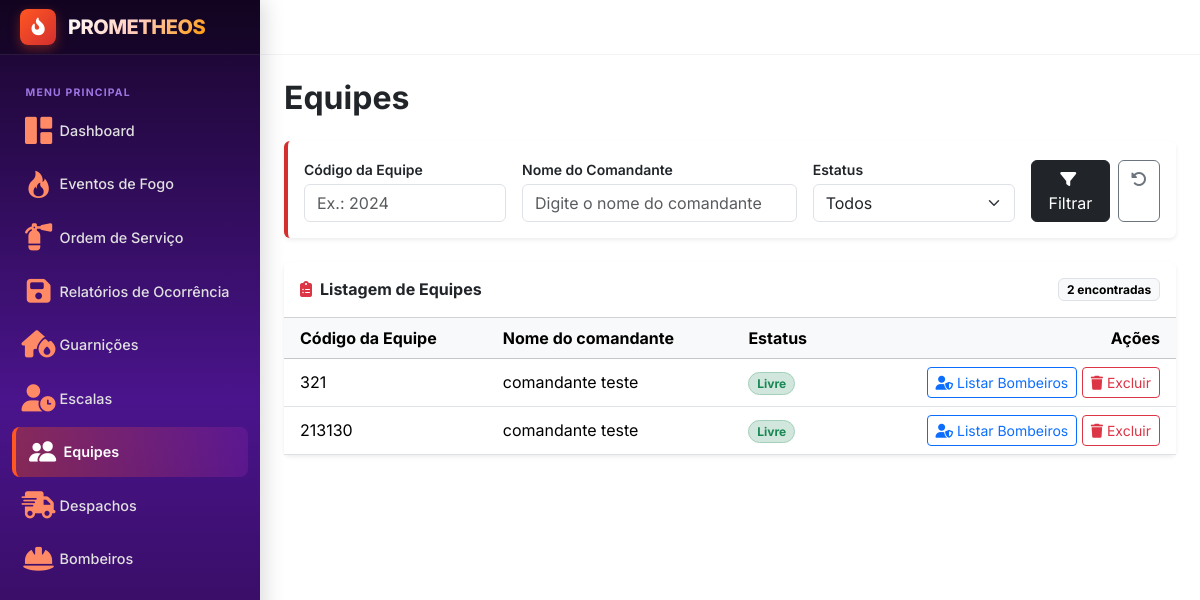
Before: /equipes with the older database file.
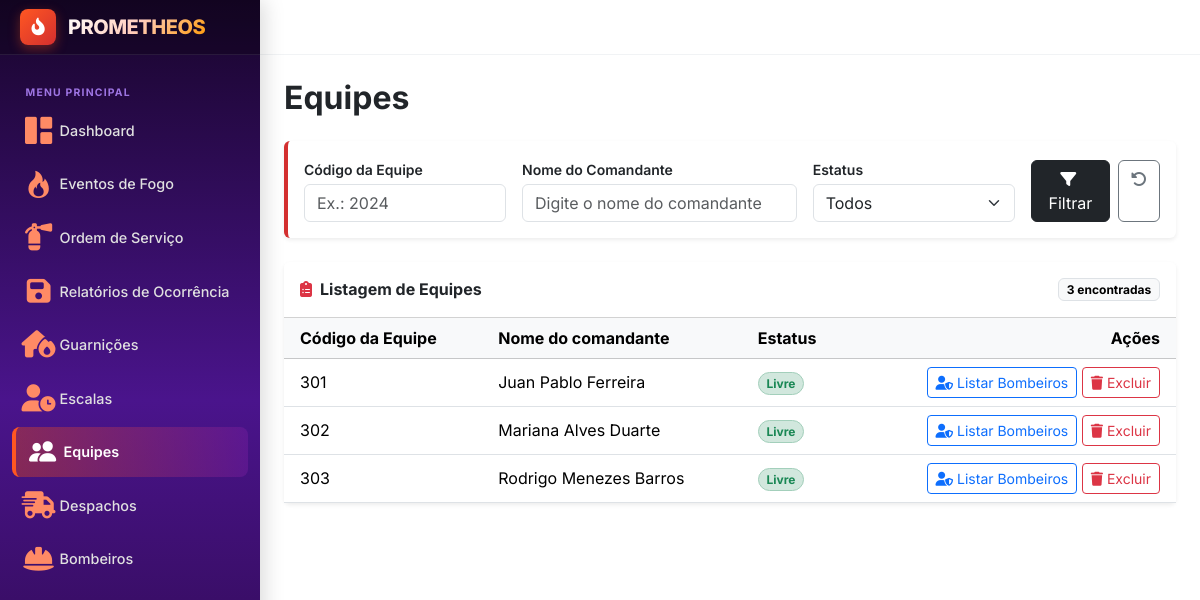
After: the same page with the newer database file.
### gestao/models.py (models this page shows, shortened)
class Equipe(models.Model):
    id = models.IntegerField(primary_key=True)
    codigo = models.IntegerField()
    estatus = models.CharField(choices=Estatus, default=Estatus.LIVRE)
    id_comandante = models.ForeignKey("usuario.Bombeiro", on_delete=models.PROTECT)
    @property
    def nomeComandante(self):
           if self.id_comandante:
                  return self.id_comandante.id_usuario.nome
           return None

### usuario/models.py (models this page shows, shortened)
class Bombeiro(models.Model):
    id_usuario = models.OneToOneField(Usuario, on_delete=models.CASCADE)
    id_equipe = models.ForeignKey(Equipe, on_delete=models.PROTECT, blank=True, null=True)
    id_escala = models.ForeignKey(Escala, on_delete=models.SET_NULL, null=True, blank=True, related_name="bombeiros")
    matricula = models.IntegerField(primary_key=True)
    estatus = models.CharField(choices=Estatus.choices, default=Estatus.LIVRE)
    proficiencia = models.CharField(choices=Proficiencia.choices, blank=True, null=True, default=None)

class Usuario(models.Model):
    class perfil(models.TextChoices):
        ADMIN = "ADMIN"
        SALA_SITUACAO = "SALA_SITUACAO"
        COMANDO = "COMANDO"
        COMBATENTE = "COMBATENTE"
    id = models.IntegerField(primary_key=True)
    nome = models.CharField(max_length=50)
    email = models.EmailField()
    perfil = models.CharField(choices=perfil.choices)

### gestao/views.py (the view)
# urls.py: path('equipes', views.equipes, name='equipe'),
def equipes(request):
    equipes = Equipe.objects.all().order_by("codigo")
    filtros = {
        "codigo" : request.GET.get("codigo", ""),
        "estatus" : request.GET.get("estatus", ""),
        "comandante" : request.GET.get("comandante", "").strip()
    }
    if filtros["codigo"]:
        equipes = equipes.filter(codigo=filtros["codigo"])
    if filtros['estatus']:
        equipes = equipes.filter(estatus=filtros["estatus"])
    if filtros["comandante"]:
        equipes = equipes.filter(id_comandante__id_usuario__nome__icontains=filtros["comandante"])
    contexto = {
        "equipes" : equipes,
        "filtros" : filtros,
        "estatus_opcoes" : Equipe._meta.get_field("estatus").choices
    }
    return render(request, 'gestao/equipes.html', contexto)

### templates/gestao/equipes.html (shortened to what the changed rows need)
{% extends "layout.html" %}
{% block content %}
<div class="d-flex flex-wrap align-items-start justify-content-between gap-3 mb-4">
    <div>
        <h1 class="h2 fw-bold mb-0">Equipes</h1>
    </div>
</div>
<div class="card border-0 shadow-sm">
    <div class="card-header bg-white d-flex align-items-center justify-content-between py-3">
        <h2 class="h6 fw-bold mb-0">
            <i class="fa-solid fa-clipboard-list text-danger me-2"></i>Listagem de Equipes
        </h2>
        <span class="badge text-bg-light border">{{ equipes|length }} encontrada{{ equipes|length|pluralize }}</span>
    </div>
    <div class="table-responsive">
        <table class="table table-hover align-middle mb-0">
            <thead class="table-light">
                <tr>
                    <th scope="col" class="ps-3">Código da Equipe</th>
                    <th scope="col">Nome do comandante</th>
                    <th scope="col">Estatus</th>
                    <th scope="col" class="text-end pe-3">Ações</th>
                </tr>
            </thead>
            <tbody>
                {% for equipe in equipes %}
                <tr>
                    <td class="ps-3">{{ equipe.codigo }}</td>
                    <td>{{ equipe.nomeComandante }}</td>
                    <td>
                        {% if equipe.estatus == "LIVRE" %}
                        <span class="badge bg-success-subtle text-success border border-success-subtle rounded-pill">{{ equipe.get_estatus_display }}</span>
                        {% elif equipe.estatus == "INDISPONIVEL" %}
                        <span class="badge bg-warning-subtle text-warning-emphasis border border-warning-subtle rounded-pill">{{ equipe.get_estatus_display }}</span>
                        {% else %}
                        <span class="badge bg-secondary-subtle text-secondary border border-secondary-subtle rounded-pill">{{ equipe.get_estatus_display|default:equipe.estatus }}</span>
                        {% endif %}
                    </td>
                    <td class="text-end pe-3 text-nowrap">
                        <button type="button" class="btn btn-sm btn-outline-primary"
                                data-bs-toggle="modal" data-bs-target="#modalBombeiros"
                                data-url="{% url 'listaBombeiro' equipe.pk %}"
                                data-equipe="{{ equipe.codigo }}"
                                aria-label="Listar bombeiros da equipe {{ equipe.codigo }}">
                            <i class="fa-solid fa-user-shield"></i> Listar Bombeiros
                        </button>
                        <a href="{% url 'excluirEquipe' equipe.id %}" class="btn btn-sm btn-outline-danger"
                           onclick="return confirm('Excluir Equipe?');"
                           title="Excluir" aria-label="Excluir RO {{ relatorio.id }}">
                            <i class="fa-solid fa-trash"></i> Excluir
                        </a>
                    </td>
                </tr>
                {% endfor %}
            </tbody>
        </table>
    </div>
</div>
{% endblock %}

Changed rows visible on the page:
removed Equipe: codigo "321", nomeComandante "comandante teste", estatus "Livre"
removed Equipe: codigo "213130", nomeComandante "comandante teste", estatus "Livre"
added Equipe: codigo "301", nomeComandante "Juan Pablo Ferreira", estatus "Livre"
added Equipe: codigo "302", nomeComandante "Mariana Alves Duarte", estatus "Livre"
added Equipe: codigo "303", nomeComandante "Rodrigo Menezes Barros", estatus "Livre"
Other visible differences:
{{ equipes|length }}: "2" → "3"
